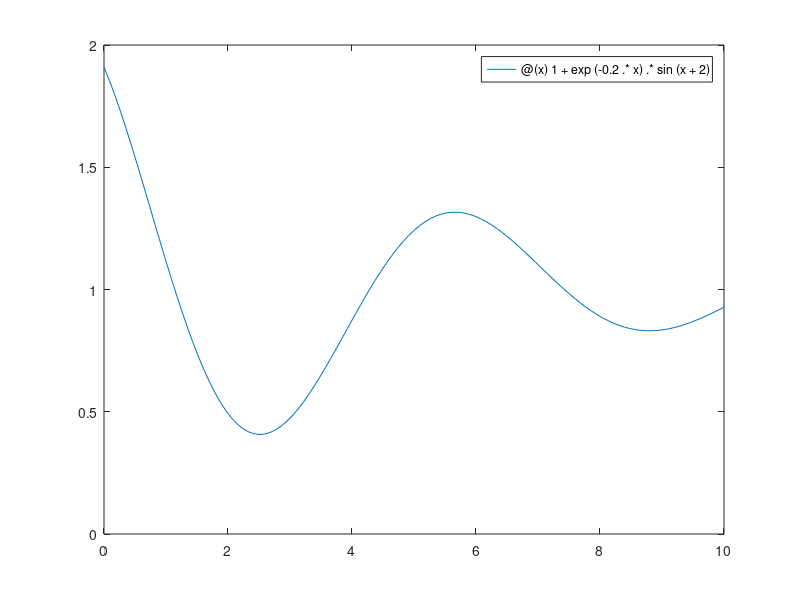

The MATLAB source for this figure: (Note: this script raises an error after producing the figure.)
fh1 = @(x) 1+exp(-0.2.*x).*sin(x+2);
[x, y] = fminbnd(fh1, 0, 10);
fprintf("(x, y)=\n")
disp([x, y])
fplot(fh1, [0 10])
hold on;
fh2 = @(x) 1+exp(-0.2.*x).*sin(x+c);
c=2.5;
[x, y] = fminbnd(fh2, 0, 10);
fprintf("(x, y)=\n")
disp([x, y])
fplot(fh2, [0 10])
